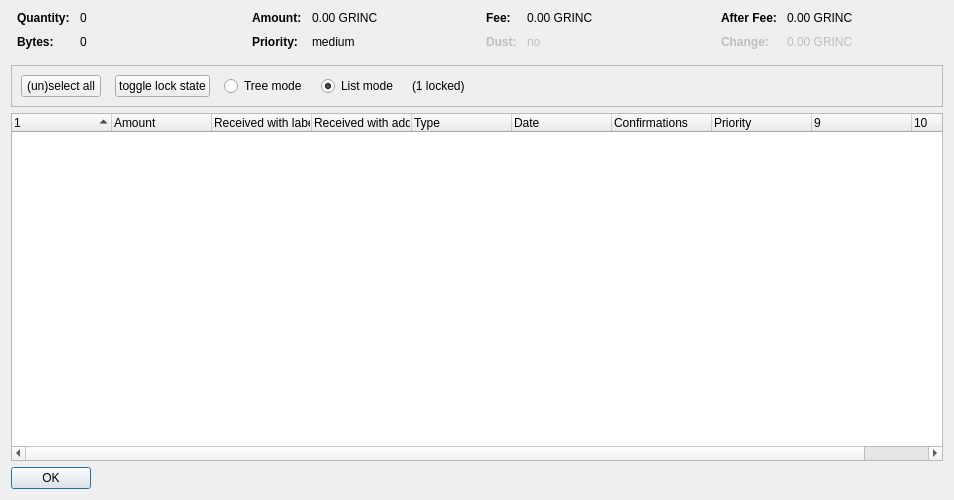
<?xml version="1.0" encoding="UTF-8"?>
<ui version="4.0">
 <class>CoinControlDialog</class>
 <widget class="QDialog" name="CoinControlDialog">
  <property name="geometry">
   <rect>
    <x>0</x>
    <y>0</y>
    <width>954</width>
    <height>500</height>
   </rect>
  </property>
  <property name="windowTitle">
   <string>Coin Selection</string>
  </property>
  <layout class="QVBoxLayout" name="verticalLayout">
   <item>
    <layout class="QHBoxLayout" name="horizontalLayoutTop" stretch="0,0,0,0">
     <property name="topMargin">
      <number>0</number>
     </property>
     <property name="bottomMargin">
      <number>10</number>
     </property>
     <item>
      <layout class="QFormLayout" name="formLayoutCoinControl1">
       <property name="horizontalSpacing">
        <number>10</number>
       </property>
       <property name="verticalSpacing">
        <number>10</number>
       </property>
       <property name="leftMargin">
        <number>6</number>
       </property>
       <property name="rightMargin">
        <number>6</number>
       </property>
       <item row="0" column="0">
        <widget class="QLabel" name="labelCoinControlQuantityText">
         <property name="font">
          <font>
           <weight>75</weight>
           <bold>true</bold>
          </font>
         </property>
         <property name="text">
          <string>Quantity:</string>
         </property>
        </widget>
       </item>
       <item row="0" column="1">
        <widget class="QLabel" name="labelCoinControlQuantity">
         <property name="cursor">
          <cursorShape>IBeamCursor</cursorShape>
         </property>
         <property name="contextMenuPolicy">
          <enum>Qt::ActionsContextMenu</enum>
         </property>
         <property name="text">
          <string notr="true">0</string>
         </property>
         <property name="textInteractionFlags">
          <set>Qt::LinksAccessibleByMouse|Qt::TextSelectableByKeyboard|Qt::TextSelectableByMouse</set>
         </property>
        </widget>
       </item>
       <item row="1" column="0">
        <widget class="QLabel" name="labelCoinControlBytesText">
         <property name="font">
          <font>
           <weight>75</weight>
           <bold>true</bold>
          </font>
         </property>
         <property name="text">
          <string>Bytes:</string>
         </property>
        </widget>
       </item>
       <item row="1" column="1">
        <widget class="QLabel" name="labelCoinControlBytes">
         <property name="cursor">
          <cursorShape>IBeamCursor</cursorShape>
         </property>
         <property name="contextMenuPolicy">
          <enum>Qt::ActionsContextMenu</enum>
         </property>
         <property name="text">
          <string notr="true">0</string>
         </property>
         <property name="textInteractionFlags">
          <set>Qt::LinksAccessibleByMouse|Qt::TextSelectableByKeyboard|Qt::TextSelectableByMouse</set>
         </property>
        </widget>
       </item>
      </layout>
     </item>
     <item>
      <layout class="QFormLayout" name="formLayoutCoinControl2">
       <property name="horizontalSpacing">
        <number>10</number>
       </property>
       <property name="verticalSpacing">
        <number>10</number>
       </property>
       <property name="leftMargin">
        <number>6</number>
       </property>
       <property name="rightMargin">
        <number>6</number>
       </property>
       <item row="0" column="0">
        <widget class="QLabel" name="labelCoinControlAmountText">
         <property name="font">
          <font>
           <weight>75</weight>
           <bold>true</bold>
          </font>
         </property>
         <property name="text">
          <string>Amount:</string>
         </property>
        </widget>
       </item>
       <item row="0" column="1">
        <widget class="QLabel" name="labelCoinControlAmount">
         <property name="cursor">
          <cursorShape>IBeamCursor</cursorShape>
         </property>
         <property name="contextMenuPolicy">
          <enum>Qt::ActionsContextMenu</enum>
         </property>
         <property name="text">
          <string notr="true">0.00 GRINC</string>
         </property>
         <property name="textInteractionFlags">
          <set>Qt::LinksAccessibleByMouse|Qt::TextSelectableByKeyboard|Qt::TextSelectableByMouse</set>
         </property>
        </widget>
       </item>
       <item row="1" column="0">
        <widget class="QLabel" name="labelCoinControlPriorityText">
         <property name="font">
          <font>
           <weight>75</weight>
           <bold>true</bold>
          </font>
         </property>
         <property name="text">
          <string>Priority:</string>
         </property>
        </widget>
       </item>
       <item row="1" column="1">
        <widget class="QLabel" name="labelCoinControlPriority">
         <property name="cursor">
          <cursorShape>IBeamCursor</cursorShape>
         </property>
         <property name="contextMenuPolicy">
          <enum>Qt::ActionsContextMenu</enum>
         </property>
         <property name="text">
          <string>medium</string>
         </property>
         <property name="textInteractionFlags">
          <set>Qt::LinksAccessibleByMouse|Qt::TextSelectableByKeyboard|Qt::TextSelectableByMouse</set>
         </property>
        </widget>
       </item>
      </layout>
     </item>
     <item>
      <layout class="QFormLayout" name="formLayoutCoinControl3">
       <property name="horizontalSpacing">
        <number>10</number>
       </property>
       <property name="verticalSpacing">
        <number>10</number>
       </property>
       <property name="leftMargin">
        <number>6</number>
       </property>
       <property name="rightMargin">
        <number>6</number>
       </property>
       <item row="0" column="0">
        <widget class="QLabel" name="labelCoinControlFeeText">
         <property name="font">
          <font>
           <weight>75</weight>
           <bold>true</bold>
          </font>
         </property>
         <property name="text">
          <string>Fee:</string>
         </property>
        </widget>
       </item>
       <item row="0" column="1">
        <widget class="QLabel" name="labelCoinControlFee">
         <property name="cursor">
          <cursorShape>IBeamCursor</cursorShape>
         </property>
         <property name="contextMenuPolicy">
          <enum>Qt::ActionsContextMenu</enum>
         </property>
         <property name="text">
          <string notr="true">0.00 GRINC</string>
         </property>
         <property name="textInteractionFlags">
          <set>Qt::LinksAccessibleByMouse|Qt::TextSelectableByKeyboard|Qt::TextSelectableByMouse</set>
         </property>
        </widget>
       </item>
       <item row="1" column="0">
        <widget class="QLabel" name="labelCoinControlLowOutputText">
         <property name="enabled">
          <bool>false</bool>
         </property>
         <property name="font">
          <font>
           <weight>75</weight>
           <bold>true</bold>
          </font>
         </property>
         <property name="text">
          <string>Dust:</string>
         </property>
        </widget>
       </item>
       <item row="1" column="1">
        <widget class="QLabel" name="labelCoinControlLowOutput">
         <property name="enabled">
          <bool>false</bool>
         </property>
         <property name="cursor">
          <cursorShape>IBeamCursor</cursorShape>
         </property>
         <property name="contextMenuPolicy">
          <enum>Qt::ActionsContextMenu</enum>
         </property>
         <property name="text">
          <string>no</string>
         </property>
         <property name="textInteractionFlags">
          <set>Qt::LinksAccessibleByMouse|Qt::TextSelectableByKeyboard|Qt::TextSelectableByMouse</set>
         </property>
        </widget>
       </item>
      </layout>
     </item>
     <item>
      <layout class="QFormLayout" name="formLayoutCoinControl4">
       <property name="horizontalSpacing">
        <number>10</number>
       </property>
       <property name="verticalSpacing">
        <number>10</number>
       </property>
       <property name="leftMargin">
        <number>6</number>
       </property>
       <property name="rightMargin">
        <number>6</number>
       </property>
       <item row="0" column="0">
        <widget class="QLabel" name="labelCoinControlAfterFeeText">
         <property name="font">
          <font>
           <weight>75</weight>
           <bold>true</bold>
          </font>
         </property>
         <property name="text">
          <string>After Fee:</string>
         </property>
        </widget>
       </item>
       <item row="0" column="1">
        <widget class="QLabel" name="labelCoinControlAfterFee">
         <property name="cursor">
          <cursorShape>IBeamCursor</cursorShape>
         </property>
         <property name="contextMenuPolicy">
          <enum>Qt::ActionsContextMenu</enum>
         </property>
         <property name="text">
          <string notr="true">0.00 GRINC</string>
         </property>
         <property name="textInteractionFlags">
          <set>Qt::LinksAccessibleByMouse|Qt::TextSelectableByKeyboard|Qt::TextSelectableByMouse</set>
         </property>
        </widget>
       </item>
       <item row="1" column="0">
        <widget class="QLabel" name="labelCoinControlChangeText">
         <property name="enabled">
          <bool>false</bool>
         </property>
         <property name="font">
          <font>
           <weight>75</weight>
           <bold>true</bold>
          </font>
         </property>
         <property name="text">
          <string>Change:</string>
         </property>
        </widget>
       </item>
       <item row="1" column="1">
        <widget class="QLabel" name="labelCoinControlChange">
         <property name="enabled">
          <bool>false</bool>
         </property>
         <property name="cursor">
          <cursorShape>IBeamCursor</cursorShape>
         </property>
         <property name="contextMenuPolicy">
          <enum>Qt::ActionsContextMenu</enum>
         </property>
         <property name="text">
          <string notr="true">0.00 GRINC</string>
         </property>
         <property name="textInteractionFlags">
          <set>Qt::LinksAccessibleByMouse|Qt::TextSelectableByKeyboard|Qt::TextSelectableByMouse</set>
         </property>
        </widget>
       </item>
      </layout>
     </item>
    </layout>
   </item>
   <item>
    <widget class="QFrame" name="frame">
     <property name="minimumSize">
      <size>
       <width>0</width>
       <height>40</height>
      </size>
     </property>
     <property name="frameShape">
      <enum>QFrame::StyledPanel</enum>
     </property>
     <property name="frameShadow">
      <enum>QFrame::Sunken</enum>
     </property>
     <layout class="QHBoxLayout" name="horizontalLayout">
      <item>
       <layout class="QHBoxLayout" name="horizontalLayoutPanel" stretch="0,0,0,0,0,0">
        <property name="spacing">
         <number>14</number>
        </property>
        <item>
         <widget class="QPushButton" name="pushButtonSelectAll">
          <property name="sizePolicy">
           <sizepolicy hsizetype="Maximum" vsizetype="Fixed">
            <horstretch>0</horstretch>
            <verstretch>0</verstretch>
           </sizepolicy>
          </property>
          <property name="text">
           <string>(un)select all</string>
          </property>
          <property name="autoDefault">
           <bool>false</bool>
          </property>
         </widget>
        </item>
        <item>
         <widget class="QPushButton" name="pushButtonToggleLock">
          <property name="sizePolicy">
           <sizepolicy hsizetype="Maximum" vsizetype="Fixed">
            <horstretch>0</horstretch>
            <verstretch>0</verstretch>
           </sizepolicy>
          </property>
          <property name="text">
           <string>toggle lock state</string>
          </property>
          <property name="autoDefault">
           <bool>false</bool>
          </property>
         </widget>
        </item>
        <item>
         <widget class="QRadioButton" name="radioTreeMode">
          <property name="sizePolicy">
           <sizepolicy hsizetype="Maximum" vsizetype="Fixed">
            <horstretch>0</horstretch>
            <verstretch>0</verstretch>
           </sizepolicy>
          </property>
          <property name="text">
           <string>Tree mode</string>
          </property>
         </widget>
        </item>
        <item>
         <widget class="QRadioButton" name="radioListMode">
          <property name="sizePolicy">
           <sizepolicy hsizetype="Maximum" vsizetype="Fixed">
            <horstretch>0</horstretch>
            <verstretch>0</verstretch>
           </sizepolicy>
          </property>
          <property name="text">
           <string>List mode</string>
          </property>
          <property name="checked">
           <bool>true</bool>
          </property>
         </widget>
        </item>
        <item>
         <widget class="QLabel" name="labelLocked">
          <property name="text">
           <string>(1 locked)</string>
          </property>
         </widget>
        </item>
        <item>
         <spacer name="horizontalSpacer">
          <property name="orientation">
           <enum>Qt::Horizontal</enum>
          </property>
          <property name="sizeHint" stdset="0">
           <size>
            <width>40</width>
            <height>20</height>
           </size>
          </property>
         </spacer>
        </item>
       </layout>
      </item>
     </layout>
    </widget>
   </item>
   <item>
    <widget class="CoinControlTreeWidget" name="treeWidget">
     <property name="contextMenuPolicy">
      <enum>Qt::CustomContextMenu</enum>
     </property>
     <property name="sortingEnabled">
      <bool>false</bool>
     </property>
     <property name="columnCount">
      <number>10</number>
     </property>
     <attribute name="headerShowSortIndicator" stdset="0">
      <bool>true</bool>
     </attribute>
     <attribute name="headerStretchLastSection">
      <bool>false</bool>
     </attribute>
     <column>
      <property name="text">
       <string/>
      </property>
     </column>
     <column>
      <property name="text">
       <string>Amount</string>
      </property>
     </column>
     <column>
      <property name="text">
       <string>Received with label</string>
      </property>
     </column>
     <column>
      <property name="text">
       <string>Received with address</string>
      </property>
     </column>
     <column>
      <property name="text">
       <string>Type</string>
      </property>
     </column>
     <column>
      <property name="text">
       <string>Date</string>
      </property>
     </column>
     <column>
      <property name="text">
       <string>Confirmations</string>
      </property>
      <property name="toolTip">
       <string>Confirmed</string>
      </property>
     </column>
     <column>
      <property name="text">
       <string>Priority</string>
      </property>
     </column>
     <column>
      <property name="text">
       <string/>
      </property>
     </column>
     <column>
      <property name="text">
       <string/>
      </property>
     </column>
    </widget>
   </item>
   <item>
    <widget class="QDialogButtonBox" name="buttonBox">
     <property name="sizePolicy">
      <sizepolicy hsizetype="Maximum" vsizetype="Fixed">
       <horstretch>0</horstretch>
       <verstretch>0</verstretch>
      </sizepolicy>
     </property>
     <property name="orientation">
      <enum>Qt::Horizontal</enum>
     </property>
     <property name="standardButtons">
      <set>QDialogButtonBox::Ok</set>
     </property>
    </widget>
   </item>
  </layout>
 </widget>
 <customwidgets>
  <customwidget>
   <class>CoinControlTreeWidget</class>
   <extends>QTreeWidget</extends>
   <header>coincontroltreewidget.h</header>
  </customwidget>
 </customwidgets>
 <resources/>
 <connections/>
</ui>
